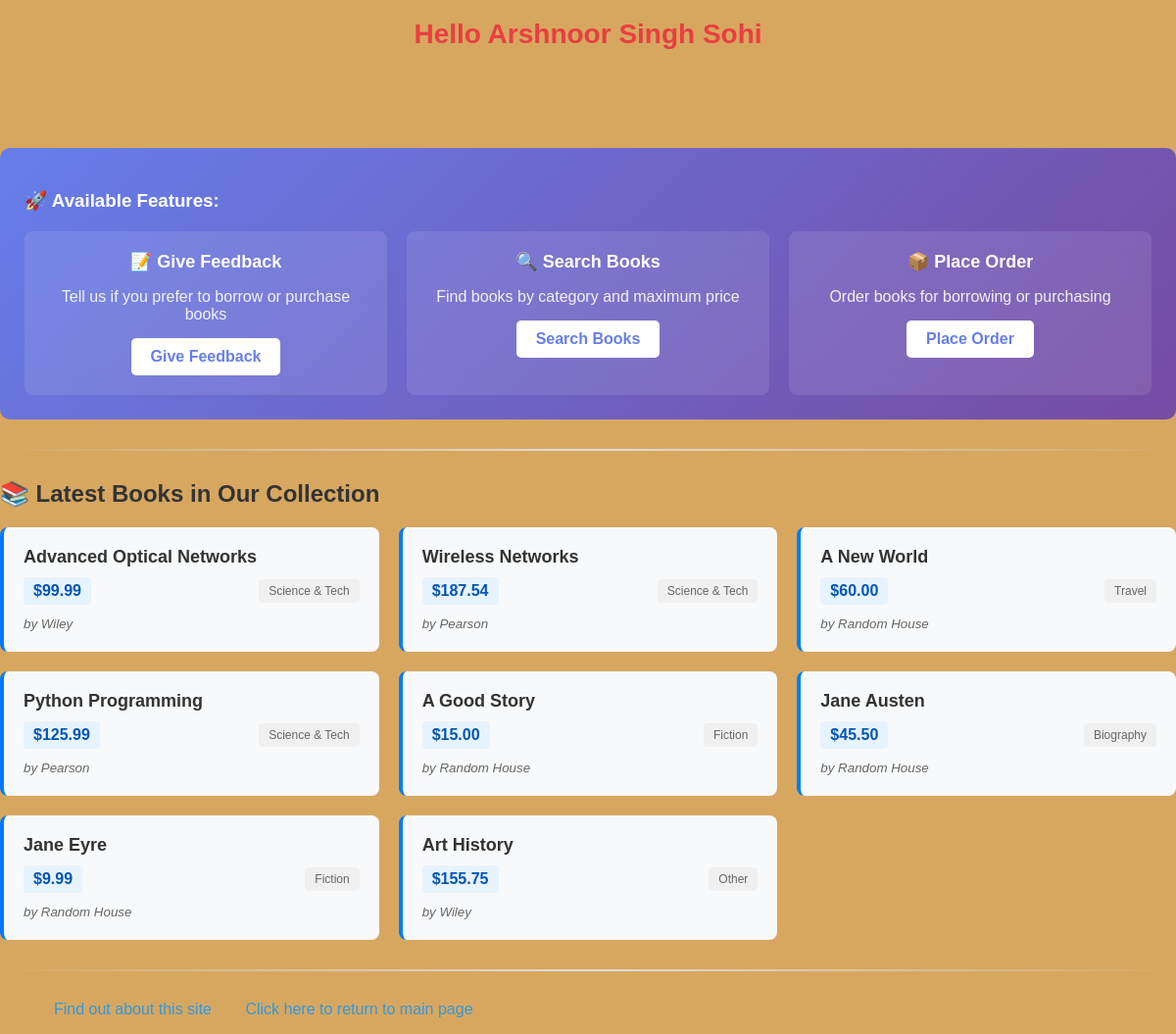
Page /myapp/ on the earlier database version.
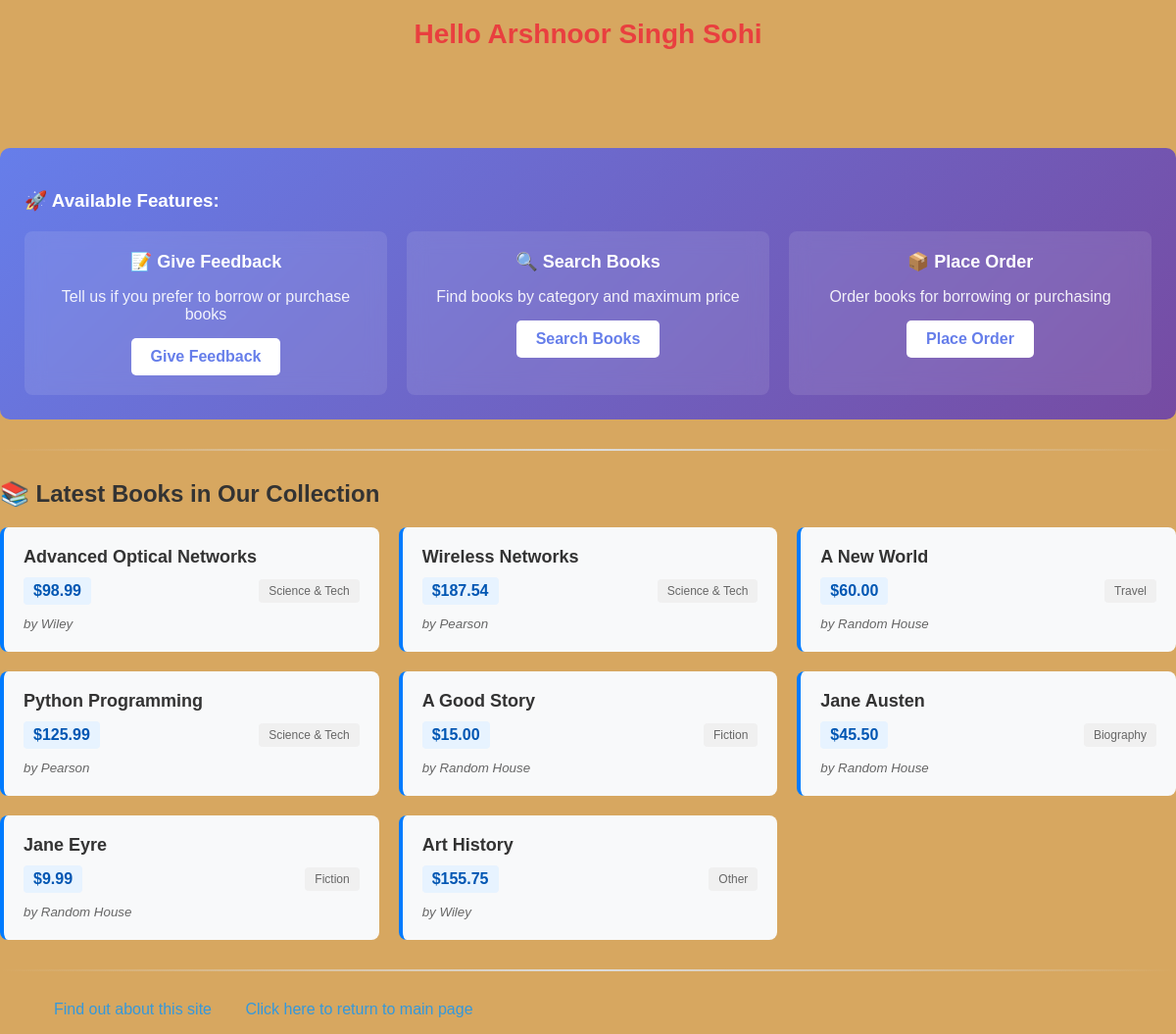
Same page on the later database version.
### myapp/models.py (models this page shows, shortened)
class Book(models.Model):
    CATEGORY_CHOICES = [
        ('S', 'Science & Tech'),
        ('F', 'Fiction'),
        ('B', 'Biography'),
        ('T', 'Travel'),
        ('O', 'Other'),
    ]
    title = models.CharField(max_length=200)
    category = models.CharField(
        max_length=1,
        choices=CATEGORY_CHOICES,
        default='S'
    )
    num_pages = models.PositiveIntegerField(default=100)
    price = models.DecimalField(max_digits=10, decimal_places=2)
    publisher = models.ForeignKey(
        Publisher,
        related_name='books',
        on_delete=models.CASCADE
    )
    description = models.TextField(blank=True)

class Publisher(models.Model):
    name = models.CharField(max_length=200)
    website = models.URLField()
    city = models.CharField(max_length=20, blank=True)
    country = models.CharField(max_length=50, default='USA')

### myapp/views.py (the view)
# urls.py: path('', views.index, name='index'),
def index(request):
    booklist = Book.objects.all().order_by('id')[:10]
    return render(request, 'myapp/index.html', {'booklist': booklist})

### myapp/templates/myapp/index.html (shortened to what this page needs)
{% extends 'myapp/base.html' %}
{% block myhdg %}Hello Arshnoor Singh Sohi{% endblock %}
{% block body_block %}
    <div class="form-links">
        <h3>🚀 Available Features:</h3>
        <div class="feature-grid">
            <div class="feature-card">
                <h4>📝 Give Feedback</h4>
                <p>Tell us if you prefer to borrow or purchase books</p>
                <a href="{% url 'myapp:feedback1' %}" class="btn">Give Feedback</a>
            </div>
            <div class="feature-card">
                <h4>🔍 Search Books</h4>
                <p>Find books by category and maximum price</p>
                <a href="{% url 'myapp:findbooks' %}" class="btn">Search Books</a>
            </div>
            <div class="feature-card">
                <h4>📦 Place Order</h4>
                <p>Order books for borrowing or purchasing</p>
                <a href="{% url 'myapp:place_order' %}" class="btn">Place Order</a>
            </div>
        </div>
    </div>
    <hr>
    {% if booklist %}
        <h2>📚 Latest Books in Our Collection</h2>
        <div class="book-grid">
            {% for book in booklist %}
                <div class="book-card">
                    <div class="book-title">
                        <a href="{% url 'myapp:detail' book.id %}">{{ book.title }}</a>
                    </div>
                    <div class="book-info">
                        <span class="price">${{ book.price }}</span>
                        <span class="category">{{ book.get_category_display }}</span>
                    </div>
                    <div class="book-publisher">
                        <small>by {{ book.publisher.name }}</small>
                    </div>
                </div>
            {% endfor %}
        </div>
    {% else %}
        <div class="no-books">
            <h2>📭 No Books Available</h2>
            <p>It looks like there are no books in our collection yet.</p>
        </div>
    {% endif %}
{% endblock %}

### myapp/templates/myapp/base.html (shortened to what this page needs)
<!DOCTYPE html>
{% load static %}
<html>
<head>
    <link rel="stylesheet" type="text/css" href="{% static 'myapp/style.css' %}" />
</head>
<body>
    <div>
        <h1>{% block myhdg %}Hello User{% endblock %}</h1>
        {% block body_block %}*** {% endblock %}
    </div>
    <hr />
    <div>
        <ul>
            <li class="hbar1"><a href="{% url 'myapp:about' %}">Find out about this site</a></li>
            <li class="hbar1"><a href="{% url 'myapp:index' %}">Click here to return to main page</a></li>
        </ul>
    </div>
</body>
</html>

### myapp/static/myapp/style.css (style rules this page uses)
body { font-family: Arial, sans-serif; background-color: #d7a760; color: #333; margin: 0; padding: 0px; }
h1 { color: #e93f3f; font-size: 28px; text-align: center; margin-bottom: 100px; }
.hbar1 { display: inline; margin: 15px; }
a { color: #3498db; text-decoration: none; }

### myapp/templates/myapp/index.html (style rules this page uses)
.form-links { background: linear-gradient(135deg, #667eea 0%, #764ba2 100%); color: white; padding: 25px; border-radius: 10px; margin-bottom: 30px; }
.feature-grid { display: grid; grid-template-columns: repeat(auto-fit, minmax(250px, 1fr)); gap: 20px; margin-top: 20px; }
.feature-card { background-color: rgba(255, 255, 255, 0.1); padding: 20px; border-radius: 8px; text-align: center; backdrop-filter: blur(10px); }
.feature-card h4 { margin-top: 0; margin-bottom: 10px; font-size: 18px; }
.feature-card p { margin-bottom: 15px; opacity: 0.9; }
.btn { display: inline-block; background-color: white; color: #667eea; padding: 10px 20px; text-decoration: none; border-radius: 5px; font-weight: bold; transition: transform 0.2s; }
.book-grid { display: grid; grid-template-columns: repeat(auto-fill, minmax(300px, 1fr)); gap: 20px; margin-top: 20px; }
.book-card { background-color: #f8f9fa; padding: 20px; border-radius: 8px; border-left: 4px solid #007bff; transition: transform 0.2s, box-shadow 0.2s; }
.book-title a { font-size: 18px; font-weight: bold; color: #333; text-decoration: none; }
.book-info { display: flex; justify-content: space-between; align-items: center; margin: 10px 0; }
.price { background-color: #e7f3ff; color: #0056b3; padding: 5px 10px; border-radius: 4px; font-weight: bold; }
.category { background-color: #f0f0f0; color: #666; padding: 5px 10px; border-radius: 4px; font-size: 12px; }
.book-publisher { color: #666; font-style: italic; }
hr { border: none; height: 2px; background: linear-gradient(90deg, transparent, #ddd, transparent); margin: 30px 0; }

Differences in the rows shown:
changed Book "Advanced Optical Networks": price "99.99" → "98.99"
